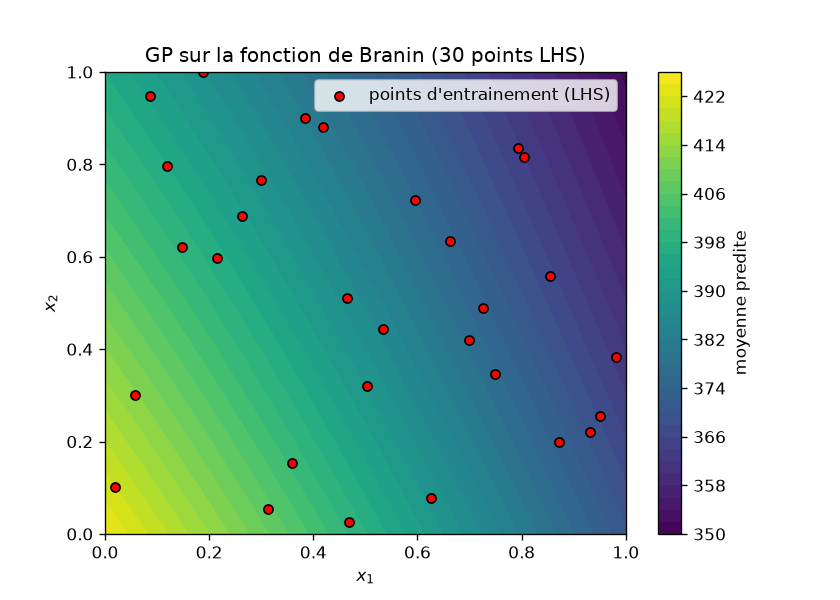

The Python source for this figure:
"""Demonstration : regression par processus gaussien sur la fonction de Branin.

Entraine un GP (noyau SE ARD, hyperparametres optimises) sur 30 points LHS,
puis ecrit dans ``examples/branin_demo.png`` la moyenne predite sur une grille
2D avec les points d'entrainement en surimpression.
"""
import os
import sys

# permet d'executer le script depuis n'importe quel dossier
sys.path.insert(0, os.path.dirname(os.path.dirname(os.path.abspath(__file__))))

import matplotlib
matplotlib.use("Agg")
import matplotlib.pyplot as plt
import numpy as np

from gp_lite import GPRegressor, SquaredExponentialARD


def branin(x1, x2):
    """Fonction de Branin (2D), version definie sur [0, 1]^2."""
    a, b, c = 1.0, 5.1 / (4.0 * np.pi ** 2), 5.0 / np.pi
    return (a * (x2 - b * x1 ** 2 + c * x1 - 5.0) ** 2 + 10.0 *
            (np.cos(x1) + 10.0)) * np.pi


def lhs(n, d, seed=0):
    """Latin Hyper Sampling simple : n points, d dimensions (numpy uniquement)."""
    rng = np.random.RandomState(seed)
    U = np.empty((n, d))
    for j in range(d):
        U[:, j] = (np.arange(n) + rng.rand(n)) / n
        U[:, j] = U[rng.permutation(n), j]
    return U


def main():
    # donnees d'entrainement : 30 points LHS
    X = lhs(30, 2)
    y = branin(X[:, 0], X[:, 1])

    gp = GPRegressor(SquaredExponentialARD([0.5, 0.5]))
    gp.fit(X, y, optimize=True)
    print("Hyperparametres ajustes :")
    print("  lengthscales =", gp.kernel.lengthscales)
    print("  variance     =", gp.kernel.variance)
    print("  noise        =", gp.noise)

    # grille de prediction
    g1, g2 = np.meshgrid(np.linspace(0, 1, 80), np.linspace(0, 1, 80))
    Xg = np.column_stack([g1.ravel(), g2.ravel()])
    mean, std = gp.predict(Xg, return_std=True)
    Z = mean.reshape(g1.shape)

    yt = branin(g1, g2)
    rmse = np.sqrt(np.mean((mean - yt.ravel()) ** 2))
    print("RMSE sur la grille : %.4f (std = %.4f)" % (rmse, yt.std()))

    fig, ax = plt.subplots(figsize=(7, 5))
    cont = ax.contourf(g1, g2, Z, levels=40, cmap="viridis")
    fig.colorbar(cont, ax=ax, label="moyenne predite")
    ax.scatter(X[:, 0], X[:, 1], c="red", edgecolor="k", s=30,
               label="points d'entrainement (LHS)")
    ax.set_xlabel("$x_1$")
    ax.set_ylabel("$x_2$")
    ax.set_title("GP sur la fonction de Branin (30 points LHS)")
    ax.legend(loc="upper right")
    out = os.path.join(os.path.dirname(os.path.abspath(__file__)),
                       "branin_demo.png")
    fig.savefig(out, dpi=120)
    print("Figure ecrite dans", out)


if __name__ == "__main__":
    main()
